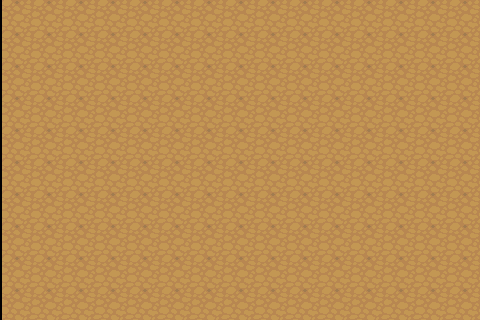

A 2D game scene composited from a Tiled map and its tileset images. What follows is a short description and the map's XML, with each tile layer's data collapsed to a summary:
An orthogonal 15x10 tile map with 32x32 px tiles, 1 tile layer (dirt) and 150 objects (150x dirt).

<map version="1.0" orientation="orthogonal" renderorder="right-down" width="15" height="10" tilewidth="32" tileheight="32" nextobjectid="301">
 <tileset firstgid="1" name="tiledmapsheet" tilewidth="32" tileheight="32" margin="20" tilecount="312" columns="26">
  <image source="../images/tiledmapsheet.png" width="872" height="412" />
 </tileset>
 <layer name="dirt" width="15" height="10" offsetx="2" offsety="0">
  <data>[150 cells, 150 non-empty, 1 distinct tile ids]</data>
 </layer>
 <objectgroup name="tile">
  <object id="151" name="dirt" x="0" y="0" width="32" height="32" />
  <object id="152" name="dirt" x="32" y="0" width="32" height="32" />
  <object id="153" name="dirt" x="64" y="0" width="32" height="32" />
  <object id="154" name="dirt" x="96" y="0" width="32" height="32" />
  <object id="155" name="dirt" x="128" y="0" width="32" height="32" />
  <object id="156" name="dirt" x="160" y="0" width="32" height="32" />
  <object id="157" name="dirt" x="192" y="0" width="32" height="32" />
  <object id="158" name="dirt" x="224" y="0" width="32" height="32" />
  <object id="159" name="dirt" x="256" y="0" width="32" height="32" />
  <object id="160" name="dirt" x="288" y="0" width="32" height="32" />
  <object id="161" name="dirt" x="320" y="0" width="32" height="32" />
  <object id="162" name="dirt" x="352" y="0" width="32" height="32" />
  <object id="163" name="dirt" x="384" y="0" width="32" height="32" />
  <object id="164" name="dirt" x="416" y="0" width="32" height="32" />
  <object id="165" name="dirt" x="448" y="0" width="32" height="32" />
  <object id="166" name="dirt" x="0" y="32" width="32" height="32" />
  <object id="167" name="dirt" x="32" y="32" width="32" height="32" />
  <object id="168" name="dirt" x="64" y="32" width="32" height="32" />
  <object id="169" name="dirt" x="96" y="32" width="32" height="32" />
  <object id="170" name="dirt" x="128" y="32" width="32" height="32" />
  <object id="171" name="dirt" x="160" y="32" width="32" height="32" />
  <object id="172" name="dirt" x="192" y="32" width="32" height="32" />
  <object id="173" name="dirt" x="224" y="32" width="32" height="32" />
  <object id="174" name="dirt" x="256" y="32" width="32" height="32" />
  <object id="175" name="dirt" x="288" y="32" width="32" height="32" />
  <object id="176" name="dirt" x="320" y="32" width="32" height="32" />
  <object id="177" name="dirt" x="352" y="32" width="32" height="32" />
  <object id="178" name="dirt" x="384" y="32" width="32" height="32" />
  <object id="179" name="dirt" x="416" y="32" width="32" height="32" />
  <object id="180" name="dirt" x="448" y="32" width="32" height="32" />
  <object id="181" name="dirt" x="0" y="64" width="32" height="32" />
  <object id="182" name="dirt" x="32" y="64" width="32" height="32" />
  <object id="183" name="dirt" x="64" y="64" width="32" height="32" />
  <object id="184" name="dirt" x="96" y="64" width="32" height="32" />
  <object id="185" name="dirt" x="128" y="64" width="32" height="32" />
  <object id="186" name="dirt" x="160" y="64" width="32" height="32" />
  <object id="187" name="dirt" x="192" y="64" width="32" height="32" />
  <object id="188" name="dirt" x="224" y="64" width="32" height="32" />
  <object id="189" name="dirt" x="256" y="64" width="32" height="32" />
  <object id="190" name="dirt" x="288" y="64" width="32" height="32" />
  <object id="191" name="dirt" x="320" y="64" width="32" height="32" />
  <object id="192" name="dirt" x="352" y="64" width="32" height="32" />
  <object id="193" name="dirt" x="384" y="64" width="32" height="32" />
  <object id="194" name="dirt" x="416" y="64" width="32" height="32" />
  <object id="195" name="dirt" x="448" y="64" width="32" height="32" />
  <object id="196" name="dirt" x="0" y="96" width="32" height="32" />
  <object id="197" name="dirt" x="32" y="96" width="32" height="32" />
  <object id="198" name="dirt" x="64" y="96" width="32" height="32" />
  <object id="199" name="dirt" x="96" y="96" width="32" height="32" />
  <object id="200" name="dirt" x="128" y="96" width="32" height="32" />
  <object id="201" name="dirt" x="160" y="96" width="32" height="32" />
  <object id="202" name="dirt" x="192" y="96" width="32" height="32" />
  <object id="203" name="dirt" x="224" y="96" width="32" height="32" />
  <object id="204" name="dirt" x="256" y="96" width="32" height="32" />
  <object id="205" name="dirt" x="288" y="96" width="32" height="32" />
  <object id="206" name="dirt" x="320" y="96" width="32" height="32" />
  <object id="207" name="dirt" x="352" y="96" width="32" height="32" />
  <object id="208" name="dirt" x="384" y="96" width="32" height="32" />
  <object id="209" name="dirt" x="416" y="96" width="32" height="32" />
  <object id="210" name="dirt" x="448" y="96" width="32" height="32" />
  <object id="211" name="dirt" x="0" y="128" width="32" height="32" />
  <object id="212" name="dirt" x="32" y="128" width="32" height="32" />
  <object id="213" name="dirt" x="64" y="128" width="32" height="32" />
  <object id="214" name="dirt" x="96" y="128" width="32" height="32" />
  <object id="215" name="dirt" x="128" y="128" width="32" height="32" />
  <object id="216" name="dirt" x="160" y="128" width="32" height="32" />
  <object id="217" name="dirt" x="192" y="128" width="32" height="32" />
  <object id="218" name="dirt" x="224" y="128" width="32" height="32" />
  <object id="219" name="dirt" x="256" y="128" width="32" height="32" />
  <object id="220" name="dirt" x="288" y="128" width="32" height="32" />
  <object id="221" name="dirt" x="320" y="128" width="32" height="32" />
  <object id="222" name="dirt" x="352" y="128" width="32" height="32" />
  <object id="223" name="dirt" x="384" y="128" width="32" height="32" />
  <object id="224" name="dirt" x="416" y="128" width="32" height="32" />
  <object id="225" name="dirt" x="448" y="128" width="32" height="32" />
  <object id="226" name="dirt" x="0" y="160" width="32" height="32" />
  <object id="227" name="dirt" x="32" y="160" width="32" height="32" />
  <object id="228" name="dirt" x="64" y="160" width="32" height="32" />
  <object id="229" name="dirt" x="96" y="160" width="32" height="32" />
  <object id="230" name="dirt" x="128" y="160" width="32" height="32" />
  <object id="231" name="dirt" x="160" y="160" width="32" height="32" />
  <object id="232" name="dirt" x="192" y="160" width="32" height="32" />
  <object id="233" name="dirt" x="224" y="160" width="32" height="32" />
  <object id="234" name="dirt" x="256" y="160" width="32" height="32" />
  <object id="235" name="dirt" x="288" y="160" width="32" height="32" />
  <object id="236" name="dirt" x="320" y="160" width="32" height="32" />
  <object id="237" name="dirt" x="352" y="160" width="32" height="32" />
  <object id="238" name="dirt" x="384" y="160" width="32" height="32" />
  <object id="239" name="dirt" x="416" y="160" width="32" height="32" />
  <object id="240" name="dirt" x="448" y="160" width="32" height="32" />
  <object id="241" name="dirt" x="0" y="192" width="32" height="32" />
  <object id="242" name="dirt" x="32" y="192" width="32" height="32" />
  <object id="243" name="dirt" x="64" y="192" width="32" height="32" />
  <object id="244" name="dirt" x="96" y="192" width="32" height="32" />
  <object id="245" name="dirt" x="128" y="192" width="32" height="32" />
  <object id="246" name="dirt" x="160" y="192" width="32" height="32" />
  <object id="247" name="dirt" x="192" y="192" width="32" height="32" />
  <object id="248" name="dirt" x="224" y="192" width="32" height="32" />
  <object id="249" name="dirt" x="256" y="192" width="32" height="32" />
  <object id="250" name="dirt" x="288" y="192" width="32" height="32" />
  <object id="251" name="dirt" x="320" y="192" width="32" height="32" />
  <object id="252" name="dirt" x="352" y="192" width="32" height="32" />
  </objectgroup>
</map>
<!-- 48 of 150 objects omitted -->
